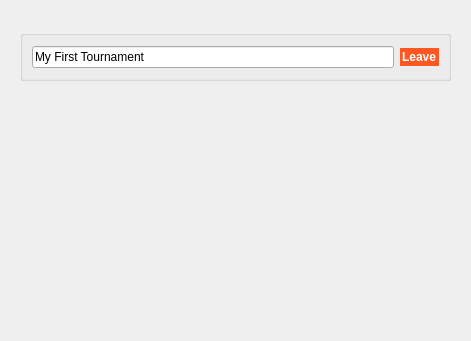
           <widget class="QWidget" name="scrollAreaWidgetContents">
            <property name="geometry">
             <rect>
              <x>0</x>
              <y>0</y>
              <width>471</width>
              <height>341</height>
             </rect>
            </property>
            <widget class="QGroupBox" name="groupBox_10">
             <property name="geometry">
              <rect>
               <x>20</x>
               <y>30</y>
               <width>431</width>
               <height>51</height>
              </rect>
             </property>
             <property name="title">
              <string/>
             </property>
             <layout class="QHBoxLayout" name="horizontalLayout_6">
              <item>
               <widget class="QLineEdit" name="lineEdit_3">
                <property name="text">
                 <string>My First Tournament</string>
                </property>
               </widget>
              </item>
              <item>
               <widget class="QPushButton" name="pushButton">
                <property name="styleSheet">
                 <string notr="true">background-color: #FF5722;
color: #fff;
font-weight: 600;
border: none;
text-align: left;
border: 2px solid #FF5722;</string>
                </property>
                <property name="text">
                 <string>Leave</string>
                </property>
               </widget>
              </item>
             </layout>
            </widget>
           </widget>
